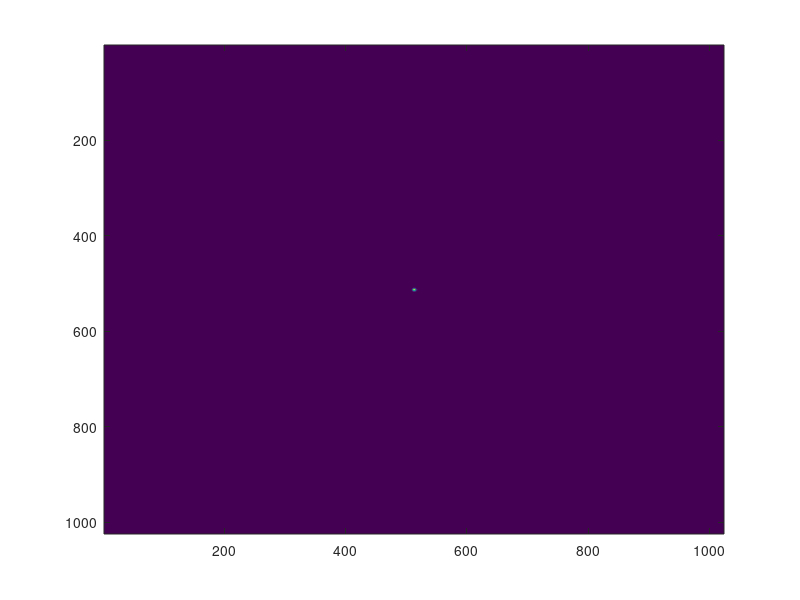

Source code (MATLAB): (Note: this script raises an error after producing the figure.)
% test_LOWFEvsSMFCoupling
%
% Code to plot the couling into a fiber for different LOWFEs. Done for
% Jacques Delorme work on KPIC
%
% Jorge Llop - Feb 19, 2019
close all;clear all;
addpath(genpath('utils'),genpath('export_scripts'));

N =1024;
fiberDiam = 2*0.71; % Fiber diam. (lambda_0/D)
lambda0 = 2e-6; %m
apRad = N/8; % Aperture radius (samples)
lambdaOverD = N/apRad/2; % lambda/D (samples) 

fiberDiam_pix = (fiberDiam*lambdaOverD);
[X,Y] = meshgrid(-N/2:N/2-1); 
[THETA,RHO] = cart2pol(X, Y);
[THETA45,~] = cart2pol(X+Y, -X+Y);
fibermode0 = sqrt(2/(pi*(fiberDiam_pix/2)^2))* ...
        exp(-(RHO/(fiberDiam_pix/2)).^2);

figure(1)
imagesc(fibermode0)

wf0 = zeros(N);
wf0(RHO<apRad) = 1+0i;
% power_tot = sum(wf0(:));

% apply DM1
% wfP = wfP.*fftshift(exp(1i*4*pi*Z/633e-9));
wfF = myfft2(wf0);

figure(2)
imagesc(abs(wfF).^2)
power_tot = sum(sum(abs(wfF).^2));
coupl0 = abs(sum(sum(wfF.*fibermode0))).^2/power_tot;

numZernikes=11;
numAmp = 100;
minAmp = 0;
maxAmp = apRad*2*apRad/N* 5.9e-6/2* sin(10/180*pi); %nm
wfe_arr = linspace(minAmp,maxAmp,numAmp);
ang_arr = linspace(0,10,numAmp);
fig0 = figure('visible','off','color','none');
plot(wfe_arr,ones(1,numAmp)*coupl0,'LineStyle','--','Color','k')
hold on
% good_ind = [2,4,5,7,9,11];
good_ind = [2];

%Initial Defocus
% Z00 = generateZernike( 6, apRad, RHO, THETA  );
Z00 = 0;%Z00*100/1600;
for II = 2:numZernikes
    if ismember(II,good_ind)
        Z0 =generateZernike( II, apRad, RHO, THETA  );
        coupl = [];
        for JJ=1:numAmp
            wfe = wfe_arr(JJ);
            Z = Z0*wfe/2 + Z00;
%             wfP = (wf0).*(exp(1i*2*pi*Z));
            wfP = (wf0);
            wfF = myfft2(wfP);
%             wfF = (wfF).*(exp(1i*2*pi*Z));
            wfF = (wfF).*(exp(1i*4*pi*Z/lambda0));
%             figure(4)
%             imagesc(angle(wfF))
%             axis image
%             colorbar
%             title(['Tilt [Waves RMS] ',num2str(wfe)])
%             drawnow
%             power_tot = sum(sum(abs(wfF).^2));
            coupl = [coupl, abs(sum(sum(wfF.*fibermode0))).^2/power_tot];
        end
%         plot(wfe_arr,coupl,'LineWidth',4)
        plot(ang_arr,coupl,'LineWidth',4)
        hold on
    end
end
%%
title(['SMF Coupling w/ Chief Ray Tilt'],'Interpreter','latex')
% xlabel('WFE [wavesRMS]','Interpreter','latex');
xlabel('Angle [deg]','Interpreter','latex');
ylabel('SMF coupling','Interpreter','latex');
%         xlim([0 2])
% ylim([0 1])
set(gca,'FontSize',20)
% lgd = legend('No WFE','Tip/Tilt','Defocus','Astigmatism','Coma','Trefoil','Spherical');
% lgd = legend('No WFE','Tip/Tilt X','Tip/Tilt Y','Tip/Tilt X+45deg','Tip/Tilt Y+45deg');
% title(lgd,'Zernike Modes')
hold off
figure(fig0)
%%
export_fig(['output/SMFCoupling_ChiefRayTilt_10deg.png']);
